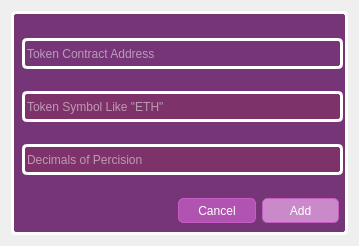
<?xml version="1.0" encoding="UTF-8"?>
<ui version="4.0">
 <class>Form</class>
 <widget class="QWidget" name="Form">
  <property name="geometry">
   <rect>
    <x>0</x>
    <y>0</y>
    <width>359</width>
    <height>246</height>
   </rect>
  </property>
  <property name="windowTitle">
   <string>Form</string>
  </property>
  <layout class="QHBoxLayout" name="horizontalLayout">
   <item>
    <widget class="QFrame" name="frame">
     <property name="styleSheet">
      <string notr="true">QFrame {
	background-color: rgb(118, 53, 118);
	border: 3px solid white;
	border-radius: 5px
}

QLineEdit {
	background-color: transparent;
	border: 3px solid white;
	border-radius: 5px;
	color: white;
	font: 75 12pt &quot;Myanmar Text&quot;;
	height: 25px
}

QLineEdit::disabled {
	background-color: rgb(125, 50, 105)
}

QLineEdit:focus {
	border-color: #B154B1
}

QPushButton {
	color: white;
	background-color: #B154B1;
	border: 1px solid rgb(197, 93, 197);
	border-radius: 5px
}

QPushButton::disabled {
	background-color: #CA8ACA;
}

QPushButton::pressed{
	border-color: white
}</string>
     </property>
     <property name="frameShape">
      <enum>QFrame::StyledPanel</enum>
     </property>
     <property name="frameShadow">
      <enum>QFrame::Raised</enum>
     </property>
     <widget class="QWidget" name="">
      <property name="geometry">
       <rect>
        <x>167</x>
        <y>184</y>
        <width>161</width>
        <height>31</height>
       </rect>
      </property>
      <layout class="QHBoxLayout" name="horizontalLayout_2">
       <item>
        <widget class="QPushButton" name="pushButton_2">
         <property name="minimumSize">
          <size>
           <width>0</width>
           <height>25</height>
          </size>
         </property>
         <property name="text">
          <string>Cancel</string>
         </property>
        </widget>
       </item>
       <item>
        <widget class="QPushButton" name="pushButton">
         <property name="enabled">
          <bool>false</bool>
         </property>
         <property name="minimumSize">
          <size>
           <width>0</width>
           <height>25</height>
          </size>
         </property>
         <property name="text">
          <string>Add</string>
         </property>
        </widget>
       </item>
      </layout>
     </widget>
     <widget class="QWidget" name="">
      <property name="geometry">
       <rect>
        <x>11</x>
        <y>11</y>
        <width>321</width>
        <height>171</height>
       </rect>
      </property>
      <layout class="QVBoxLayout" name="verticalLayout">
       <item>
        <widget class="QLineEdit" name="tokenAddress">
         <property name="placeholderText">
          <string>Token Contract Address</string>
         </property>
        </widget>
       </item>
       <item>
        <widget class="QLineEdit" name="symbol">
         <property name="enabled">
          <bool>false</bool>
         </property>
         <property name="placeholderText">
          <string>Token Symbol Like &quot;ETH&quot;</string>
         </property>
        </widget>
       </item>
       <item>
        <widget class="QLineEdit" name="decimals">
         <property name="enabled">
          <bool>false</bool>
         </property>
         <property name="placeholderText">
          <string>Decimals of Percision</string>
         </property>
        </widget>
       </item>
      </layout>
     </widget>
    </widget>
   </item>
  </layout>
 </widget>
 <resources/>
 <connections/>
</ui>
